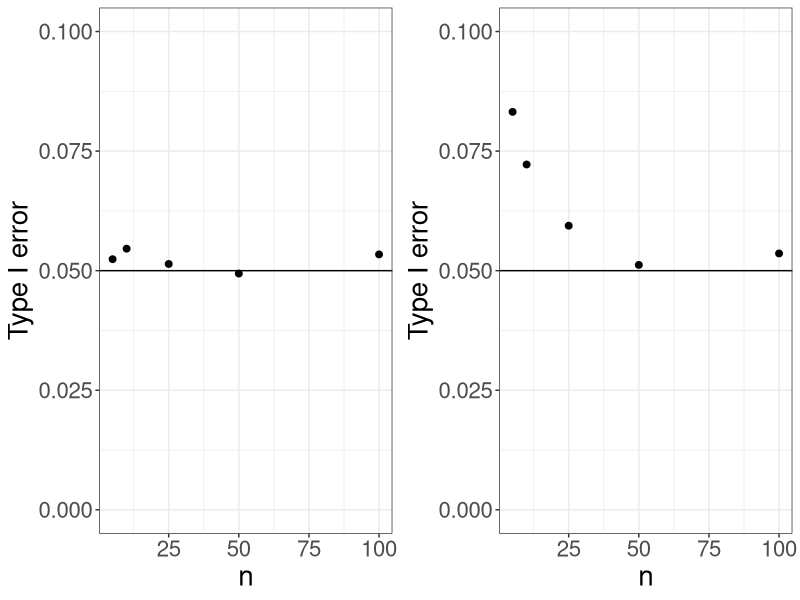
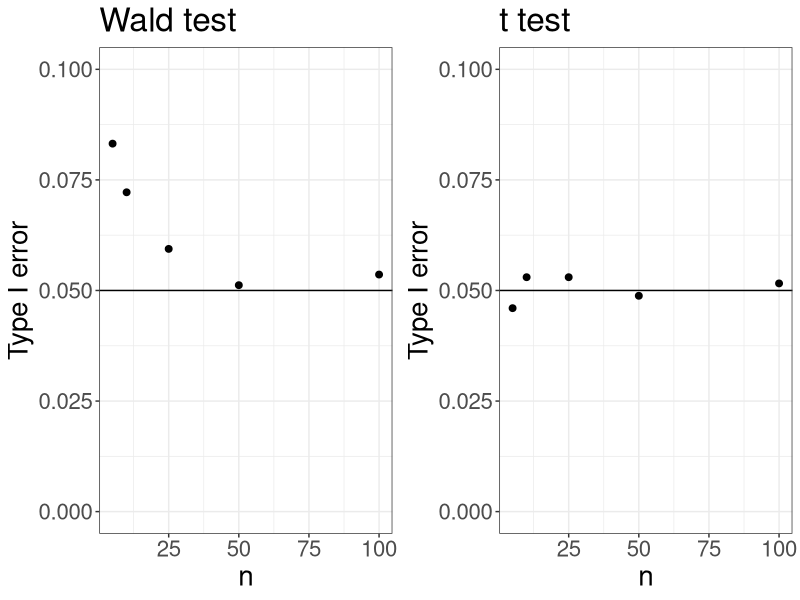

The R script that drew these images, in order:
## ---- chunk 1
library(tidyverse)
library(gridExtra)
set.seed(3)
ns <- c(5, 10, 25, 50, 100)
mu0 <- 0
sigma <- 1
alpha <- 0.05
nreps <- 5000
error_known <- rep(0, length(ns))
error_unknown <- rep(0, length(ns))
for(j in 1:length(ns)){
  n <- ns[j]
  test_stats <- rep(0, nreps)
  test_stats_est <- rep(0, nreps)
  for(i in 1:nreps){
    x <- rnorm(n, mu0, sigma)
    test_stats[i] <- (mean(x) - mu0)/(sigma/sqrt(n))
    test_stats_est[i] <- (mean(x) - mu0)/(sd(x)/sqrt(n))
  }
  error_known[j] <- mean(test_stats > qnorm(0.05, lower.tail=F))
  error_unknown[j] <- mean(test_stats_est > qnorm(0.05, lower.tail=F))
}

p1 <- data.frame(n = ns, error = error_known) %>%
  ggplot(aes(x = n, y = error)) +
  geom_point(size = 2) +
  geom_hline(yintercept = 0.05) +
  theme_bw() +
  labs(y = "Type I error") +
  theme(text = element_text(size = 20)) +
  scale_y_continuous(limits = c(0, 0.1))

p2 <- data.frame(n = ns, error = error_unknown) %>%
  ggplot(aes(x = n, y = error)) +
  geom_point(size = 2) +
  geom_hline(yintercept = 0.05) +
  theme_bw() +
  labs(y = "Type I error") +
  theme(text = element_text(size = 20)) +
  scale_y_continuous(limits = c(0, 0.1))

grid.arrange(p1, p2, ncol=2)
## ---- chunk 2
set.seed(3)
ns <- c(5, 10, 25, 50, 100)
mu0 <- 0
sigma <- 1
alpha <- 0.05
nreps <- 5000
error_z <- rep(0, length(ns))
error_t <- rep(0, length(ns))
for(j in 1:length(ns)){
  n <- ns[j]
  test_stats <- rep(0, nreps)
  for(i in 1:nreps){
    x <- rnorm(n, mu0, sigma)
    test_stats[i] <- (mean(x) - mu0)/(sd(x)/sqrt(n))
  }
  error_z[j] <- mean(test_stats > qnorm(0.05, lower.tail=F))
  error_t[j] <- mean(test_stats > qt(0.05, df=n-1, lower.tail=F))
}

p1 <- data.frame(n = ns, error = error_z) %>%
  ggplot(aes(x = n, y = error)) +
  geom_point(size = 2) +
  geom_hline(yintercept = 0.05) +
  theme_bw() +
  labs(y = "Type I error", title = "Wald test") +
  theme(text = element_text(size = 20)) +
  scale_y_continuous(limits = c(0, 0.1))

p2 <- data.frame(n = ns, error = error_t) %>%
  ggplot(aes(x = n, y = error)) +
  geom_point(size = 2) +
  geom_hline(yintercept = 0.05) +
  theme_bw() +
  labs(y = "Type I error", title = "t test") +
  theme(text = element_text(size = 20)) +
  scale_y_continuous(limits = c(0, 0.1))

grid.arrange(p1, p2, ncol=2)
